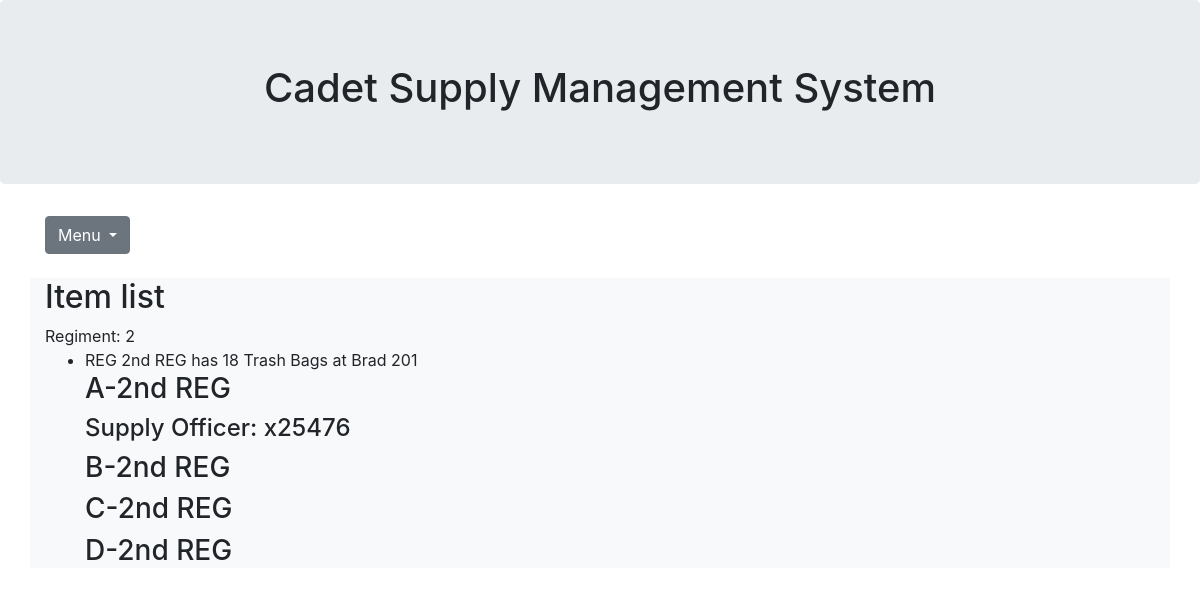
The app's page /supply/reg/2/ with its own data.
### cadettracker/models.py (models this page shows, shortened)
class Regiment(models.Model):
    RegNum = models.IntegerField()
    RegSupplyLocation = models.ForeignKey(Location, on_delete=models.CASCADE)
    def __str__(self):
        if self.RegNum == 1:
            return "1st REG"
        elif self.RegNum == 2:
            return "2nd REG"
        elif self.RegNum == 3:
            return "3rd REG"
        elif self.RegNum == 4:
            return "4th REG"

class RegHasSupply(models.Model):
    item = models.CharField(max_length=15)
    NumberAvailable = models.IntegerField()
    RegimentID = models.ForeignKey(Regiment, on_delete=models.CASCADE)
    Location = models.ForeignKey(Location, on_delete=models.CASCADE)
    def __str__(self):
        return "REG " + str(self.RegimentID) + " has " + str(self.NumberAvailable) + " " + str(self.item) + " at " + str(self.Location)

class Location(models.Model):
    BLDGName = models.ForeignKey(Building, on_delete=models.CASCADE)
    Floor = models.IntegerField()
    RoomNum = models.IntegerField()
    RoomDescription = models.CharField(max_length=50)
    def __str__(self):
        return (str(self.BLDGName) + " " + str(self.RoomNum))

class Building(models.Model):
    BuildingName = models.CharField(max_length=20)
    def __str__(self):
        return (self.BuildingName)

class Company(models.Model):
    CompanyName = models.CharField(max_length=2) #A, B, C, etc.
    regiment = models.ForeignKey(Regiment, on_delete=models.CASCADE) #1,2,3,4
    LocationID = models.ForeignKey(Location, on_delete=models.CASCADE) #Buffalos, Greeks.
    def __str__(self):
        return (str(self.CompanyName) + '-' + str(self.regiment))

class Personnel(models.Model):
    xNum = models.CharField(max_length=6)
    jobTitle = models.CharField(max_length=15)
    location = models.ForeignKey(Location, on_delete=models.CASCADE)
    phoneNum = models.CharField(max_length=10)
    company = models.ForeignKey(Company, on_delete=models.CASCADE)
    def __str__(self):
        return self.jobTitle + ": " + self.xNum

### cadettracker/views.py (the view)
# urls.py: path('reg/<reg_id>/', views.reg, name='reg'),
def reg(request, reg_id):
    regi = Regiment.objects.get(pk=reg_id)
    template = loader.get_template('cadettracker/regiment.html')
    context = {
        'regi': regi
    }
    return HttpResponse(template.render(context,
                                        request,
                                        ))

### cadettracker/templates/cadettracker/regiment.html (shortened to what this page needs)
{% extends 'cadettracker/base_generic.html' %}
{% block company_content %}
<h2>Item list</h2>
Regiment: {{ regi.RegNum }}
{% if regi %}
<ul>
{% for thing in regi.reghassupply_set.all %}
  <li>{{ thing }}</li>
  {% endfor %}
{% for co in regi.company_set.all %}
  <h3>{{ co }} </h3>
    {% if regi.reghaspersonnel_set %}
      {% for person in co.personnel_set.all %}
    <h4> {{ person }}</h4>
        {% endfor %}
    {% else %}
    <p> No personnel in database</p>
    {% endif %}
{% endfor %}
</ul>
{% else %}
<p>No suppliessssssss in database</p>
{% endif %}
{% endblock %}

### records on screen
Regiment: RegNum "2"
RegHasSupply: RegimentID+NumberAvailable+item "REG 2nd REG has 18 Trash Bags at Brad 201"
Company: CompanyName+regiment "A-2nd REG"
Personnel: jobTitle+xNum "Supply Officer: x25476"
Company: CompanyName+regiment "B-2nd REG"
Company: CompanyName+regiment "C-2nd REG"
Company: CompanyName+regiment "D-2nd REG"
